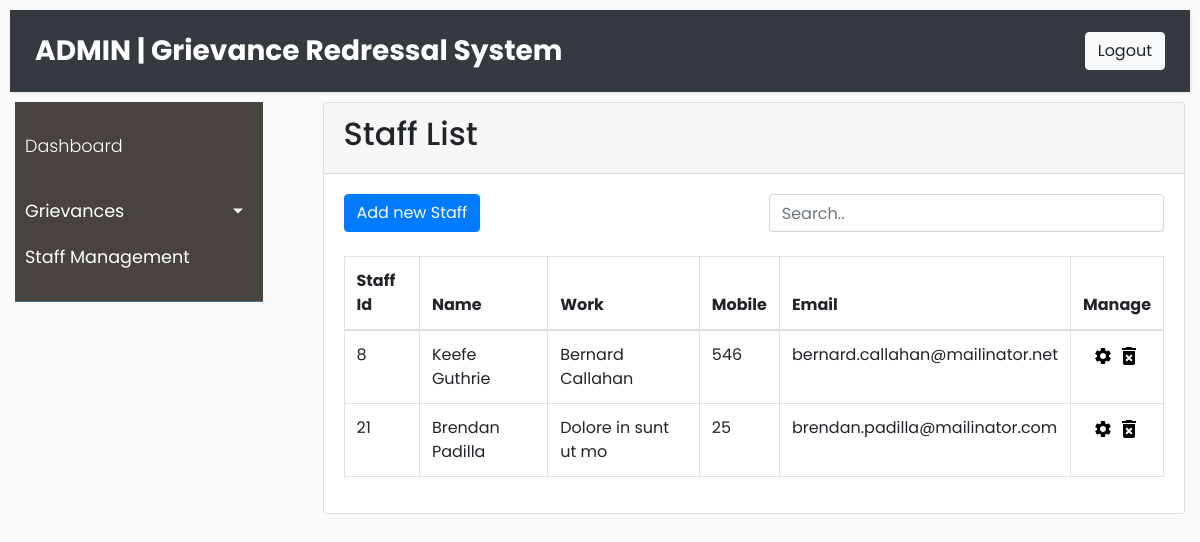
Screenshot of /grs/categoryAdmin/staffList.php (signed in) with the database file from the repository.
### tables this page shows
CREATE TABLE `STAFF` (
  `categoryId` int(10) NOT NULL,
  `staffId` int(10) NOT NULL,
  `name` varchar(100) NOT NULL,
  `work` varchar(100) NOT NULL,
  `mobile` bigint(10) NOT NULL,
  `email` varchar(200) DEFAULT NULL
);

### grs/models/staff.php (called while the page is built, shortened)
<?php
  class Staff
  {
    private $conn;
    public function __construct($db)
    {
      $this->conn = $db;
    }
     public function readCategoryStaffs()
     {
       $query = "SELECT staffId,name,work,STAFF.mobile,STAFF.email FROM STAFF
                 INNER JOIN ADMIN
                 ON ADMIN.categoryId=STAFF.categoryId
                 WHERE ADMIN.adminId=?";
       $stmt = $this->conn->prepare($query);
        $stmt->bindParam(1, $this->adminId);
       $stmt->execute();
       return $stmt;
      }
}

### grs/categoryAdmin/staffList.php (the view, shortened to what this page needs)
<?php
include_once '../models/staff.php';
$database = new Database();
$db = $database->connect();
$stf = new Staff($db);
$stf->adminId=$_SESSION['adminId'];
$result=$stf->readCategoryStaffs();
?>
<!doctype html>
<html lang="en">
  <head>
    <link rel="stylesheet" href="https://stackpath.bootstrapcdn.com/bootstrap/4.3.1/css/bootstrap.min.css">
    <link rel="stylesheet" href="include/side.css">
  </head>
  <body>
    <div>
      <nav class="navbar navbar-expand-sm bg-dark navbar-dark " style="margin:10px;" inc="include/header.html"></nav>
    </div>
    <div class="row">
       <div class="col-sm-3">
          <div class="container-fluid" inc="include/sidebar.html"></div>
       </div>
    <div class="col-sm-9">
         <div class="container">
           <div class="card">
             <div class="card-header">
              <h2> Staff List</h2>
            </div>
            <div class="card-body">
              <div class="row">
                <div class="col-md-6"><a href="newStaff.php">
                <button type="button" class="btn btn-primary">Add new Staff</button>
                 </a></div>
                <div class="col-md-6"> <input class="form-control" id="myInput" type="text" placeholder="Search.."></div>
              </div>
               <br>
               <table  class="table table-bordered">
                   <thead>
                     <tr>
                     <th>Staff Id</th>
                     <th>Name</th>
                     <th>Work</th>
                     <th>Mobile</th>
                     <th>Email</th>
                     <th>Manage</th>
                     </tr>
                   </thead>
                     <tbody id="table">
                       <?php $num = $result->rowCount();
                       if($num > 0)
                       {
                         while($row = $result->fetch(PDO::FETCH_ASSOC))
                         {
                         ?>
                         <tr>
                           <td><?php echo $row[staffId]; ?></td>
                           <td><?php echo $row[name]; ?></td>
                           <td><?php echo $row[work]; ?></td>
                           <td><?php echo $row[mobile]; ?></td>
                           <td><?php echo $row[email]; ?></td>
                           <td align="center">
                             <a href="modifyStaff.php?id=<?php echo $row[staffId]; ?>">
                                <img src="include/settings.svg" alt="s">
                              </a>
                              <a href="../api/categoryAdmin/deleteStaff.php?id=<?php echo $row[staffId]; ?>" onclick="confirm('delete?')">
                                  <img src="include/delete.svg" alt="d">
                               </a>
                           </td>
                         </tr>
                       <?php }} ?>
                     </tbody>
                 </table>
            </div>
           </div>
         </div>
    </div>
  </div>
  </body>
</html>

### grs/categoryAdmin/include/side.css (style rules this page uses)
body { font-family: 'Poppins', sans-serif; background: #fafafa; }
a, a:hover, a:focus { color: inherit; text-decoration: none; transition: all 0.3s; }
.navbar { padding: 15px 10px; background: #fff; border: none; border-radius: 0; margin-bottom: 40px; box-shadow: 1px 1px 3px rgba(0, 0, 0, 0.1); }

### rows the page displays
staff: staffId "8", name "Keefe Guthrie", work "Bernard Callahan", mobile "546", email "bernard.callahan@mailinator.net"
staff: staffId "21", name "Brendan Padilla", work "Dolore in sunt ut mo", mobile "25", email "brendan.padilla@mailinator.com"
